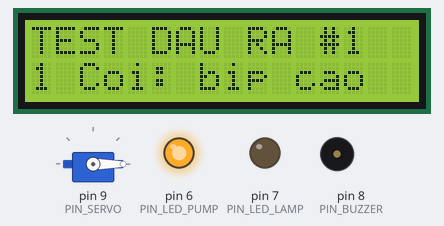
This sketch was run on a simulated Arduino Uno, built with avr-gcc and run on an emulated ATmega328P. Shown: 16×2 character LCD, servo, output pins drawn as LEDs (lit = HIGH), buzzer (waves = sounding). What the sketch prints to the serial monitor is not drawn.

Above: at 1.5 s.
At 3.2 s:
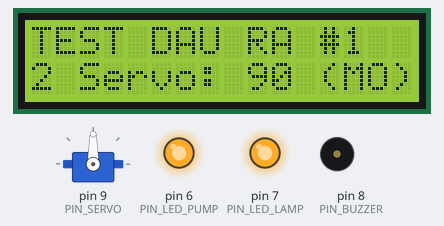
At 5.8 s:
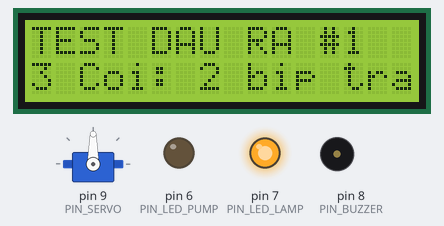
At 16.1 s:
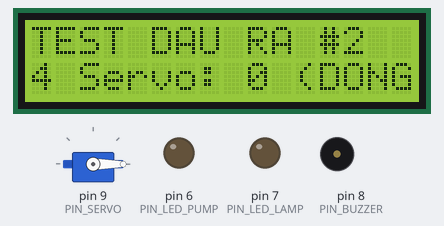
At 26.9 s:
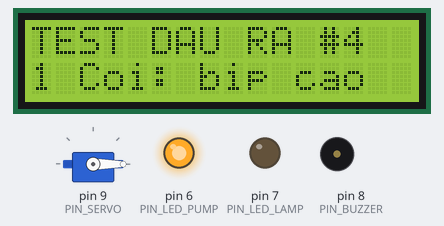
At 37.1 s:
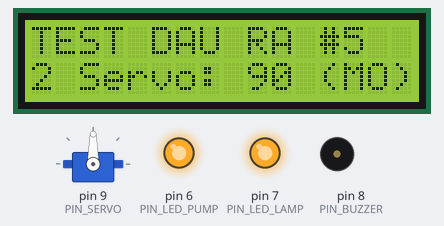
Timing chart, 0 to 40.0 s (numbered marks = the images above):
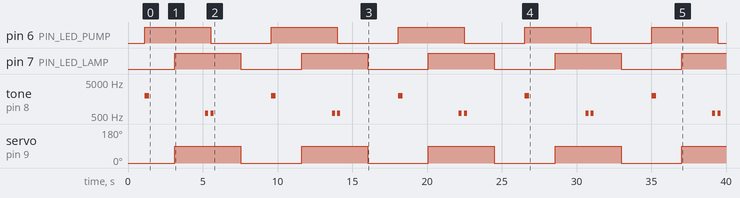

Measured:
- by itself, pin 6 (PIN_LED_PUMP), pin 7 (PIN_LED_LAMP): alternates HIGH for 4.4 s and LOW for 4.1 s
- by itself, tone on pin 8 (PIN_BUZZER): repeats every 8.5 s: silent 3.8 s, 600 Hz 0.20 s, silent 0.15 s, 600 Hz 0.20 s, silent 3.9 s, 2000 Hz 0.30 s
- by itself, servo on pin 9 (PIN_SERVO): alternates 90° for 4.4 s and 0° for 4.1 s
- what the display in image 0 shows lasts 2.0 s, from 1.1 s to 3.1 s
- what the display in image 2 shows lasts 2.4 s, from 5.2 s to 7.6 s

The sketch:

test_outputs.ino
```cpp
/*
 * TEST ĐẦU RA: LCD1602 I2C + CÒI + SERVO  (kèm 2 LED ở D6, D7 nếu đã nối)
 * Chạy độc lập, không cần cảm biến / Bluetooth / Pi.
 *
 * Đấu nối (giống mạch Smart Greenhouse):
 *   LCD I2C : SDA -> A4, SCL -> A5, VCC -> 5V, GND -> GND
 *   Còi     : (+) -> D8, (-) -> GND
 *   Servo   : Signal (cam) -> D9, đỏ -> 5V, nâu -> GND
 *   LED     : D6 (bơm), D7 (đèn), mỗi LED qua 220 ohm  (chưa nối thì bỏ qua)
 *
 * Mỗi 2 giây chạy một bước, lặp lại mãi. LCD và Serial Monitor (9600 baud) ghi bước đang chạy:
 *   1. Còi bíp 1 tiếng cao        2. Servo quay tới 90 độ (mở)
 *   3. Còi bíp 2 tiếng trầm       4. Servo quay về 0 độ (đóng)
 *
 * Nếu Serial Monitor in lại dòng "=== TEST DAU RA ===" liên tục: Arduino đang bị reset
 * do servo làm sụt nguồn -> cấp nguồn 5V riêng cho servo, nối chung GND.
 * Thư viện: "LiquidCrystal I2C" (Frank de Brabander). Servo, Wire có sẵn.
 */
#include <Wire.h>
#include <LiquidCrystal_I2C.h>
#include <Servo.h>

const uint8_t PIN_LED_PUMP = 6;
const uint8_t PIN_LED_LAMP = 7;
const uint8_t PIN_BUZZER   = 8;
const uint8_t PIN_SERVO    = 9;

LiquidCrystal_I2C *lcd = nullptr;
Servo servo;
uint8_t step = 0;
unsigned int cycle = 0;

uint8_t findLcd() {
  for (uint8_t a = 0x08; a < 0x78; a++) {
    Wire.beginTransmission(a);
    if (Wire.endTransmission() == 0) return a;
  }
  return 0;
}

void show(const __FlashStringHelper *text) {      // in ra cả Serial và dòng 2 của LCD
  Serial.println(text);
  if (!lcd) return;
  lcd->setCursor(0, 1);
  lcd->print(F("                "));
  lcd->setCursor(0, 1);
  lcd->print(text);
}

void setup() {
  pinMode(PIN_LED_PUMP, OUTPUT);
  pinMode(PIN_LED_LAMP, OUTPUT);
  pinMode(PIN_BUZZER, OUTPUT);
  Serial.begin(9600);
  Serial.println(F("=== TEST DAU RA: LCD + COI + SERVO ==="));

  Wire.begin();
  uint8_t addr = findLcd();
  if (addr) {
    Serial.print(F("LCD: tim thay o dia chi 0x")); Serial.println(addr, HEX);
    lcd = new LiquidCrystal_I2C(addr, 16, 2);
    lcd->init();
    lcd->backlight();
    lcd->print(F("TEST DAU RA"));
  } else {
    Serial.println(F("LCD: KHONG tim thay (kiem tra SDA->A4, SCL->A5, nguon)"));
  }

  servo.attach(PIN_SERVO);
  servo.write(0);
  delay(1000);
}

void loop() {
  switch (step) {
    case 0:
      cycle++;
      if (lcd) { lcd->setCursor(12, 0); lcd->print(F("#")); lcd->print(cycle); }
      show(F("1 Coi: bip cao"));
      tone(PIN_BUZZER, 2000, 300);
      digitalWrite(PIN_LED_PUMP, HIGH);
      break;
    case 1:
      show(F("2 Servo: 90 (MO)"));
      servo.write(90);
      digitalWrite(PIN_LED_LAMP, HIGH);
      break;
    case 2:
      show(F("3 Coi: 2 bip tram"));
      tone(PIN_BUZZER, 600, 200);
      delay(350);
      tone(PIN_BUZZER, 600, 200);
      digitalWrite(PIN_LED_PUMP, LOW);
      break;
    case 3:
      show(F("4 Servo: 0 (DONG)"));
      servo.write(0);
      digitalWrite(PIN_LED_LAMP, LOW);
      break;
  }
  step = (step + 1) % 4;
  delay(2000);
}
```
